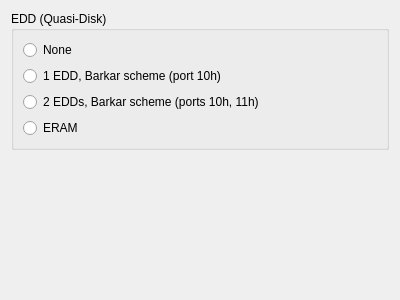
<?xml version="1.0" encoding="UTF-8"?>
<ui version="4.0">
 <class>VectorConfigWidget</class>
 <widget class="QWidget" name="VectorConfigWidget">
  <property name="geometry">
   <rect>
    <x>0</x>
    <y>0</y>
    <width>400</width>
    <height>300</height>
   </rect>
  </property>
  <property name="sizePolicy">
   <sizepolicy hsizetype="Preferred" vsizetype="Preferred">
    <horstretch>0</horstretch>
    <verstretch>0</verstretch>
   </sizepolicy>
  </property>
  <property name="windowTitle">
   <string notr="true">ApogeyConfigWidget</string>
  </property>
  <layout class="QVBoxLayout" name="verticalLayout_2">
   <item>
    <widget class="QGroupBox" name="ppi3GroupBox">
     <property name="sizePolicy">
      <sizepolicy hsizetype="Preferred" vsizetype="Preferred">
       <horstretch>1</horstretch>
       <verstretch>0</verstretch>
      </sizepolicy>
     </property>
     <property name="title">
      <string>EDD (Quasi-Disk)</string>
     </property>
     <layout class="QVBoxLayout" name="verticalLayout">
      <property name="spacing">
       <number>6</number>
      </property>
      <item>
       <widget class="QRadioButton" name="noneRadioButton">
        <property name="text">
         <string>None</string>
        </property>
       </widget>
      </item>
      <item>
       <widget class="QRadioButton" name="edd1RadioButton">
        <property name="text">
         <string>1 EDD, Barkar scheme (port 10h)</string>
        </property>
       </widget>
      </item>
      <item>
       <widget class="QRadioButton" name="edd2RadioButton">
        <property name="text">
         <string>2 EDDs, Barkar scheme (ports 10h, 11h)</string>
        </property>
       </widget>
      </item>
      <item>
       <widget class="QRadioButton" name="eramRadioButton">
        <property name="text">
         <string notr="true">ERAM</string>
        </property>
       </widget>
      </item>
     </layout>
    </widget>
   </item>
   <item>
    <spacer name="verticalSpacer">
     <property name="orientation">
      <enum>Qt::Vertical</enum>
     </property>
     <property name="sizeHint" stdset="0">
      <size>
       <width>20</width>
       <height>40</height>
      </size>
     </property>
    </spacer>
   </item>
  </layout>
 </widget>
 <resources/>
 <connections/>
</ui>
